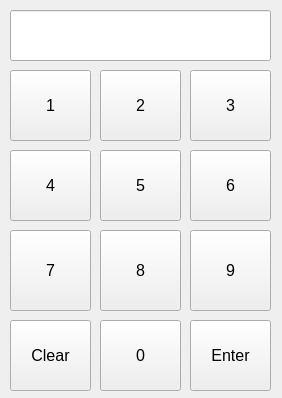
<?xml version="1.0" encoding="UTF-8"?>
<ui version="4.0">
 <class>Form</class>
 <widget class="QWidget" name="Form">
  <property name="geometry">
   <rect>
    <x>0</x>
    <y>0</y>
    <width>282</width>
    <height>398</height>
   </rect>
  </property>
  <property name="windowTitle">
   <string>Number Pad</string>
  </property>
  <widget class="QPushButton" name="pb1">
   <property name="geometry">
    <rect>
     <x>10</x>
     <y>70</y>
     <width>81</width>
     <height>71</height>
    </rect>
   </property>
   <property name="font">
    <font>
     <pointsize>12</pointsize>
    </font>
   </property>
   <property name="text">
    <string>1</string>
   </property>
  </widget>
  <widget class="QPushButton" name="pb9">
   <property name="geometry">
    <rect>
     <x>190</x>
     <y>230</y>
     <width>81</width>
     <height>81</height>
    </rect>
   </property>
   <property name="font">
    <font>
     <pointsize>12</pointsize>
    </font>
   </property>
   <property name="text">
    <string>9</string>
   </property>
  </widget>
  <widget class="QPushButton" name="pb7">
   <property name="geometry">
    <rect>
     <x>10</x>
     <y>230</y>
     <width>81</width>
     <height>81</height>
    </rect>
   </property>
   <property name="font">
    <font>
     <pointsize>12</pointsize>
    </font>
   </property>
   <property name="text">
    <string>7</string>
   </property>
  </widget>
  <widget class="QPushButton" name="pb4">
   <property name="geometry">
    <rect>
     <x>10</x>
     <y>150</y>
     <width>81</width>
     <height>71</height>
    </rect>
   </property>
   <property name="font">
    <font>
     <pointsize>12</pointsize>
    </font>
   </property>
   <property name="text">
    <string>4</string>
   </property>
  </widget>
  <widget class="QPushButton" name="pb8">
   <property name="geometry">
    <rect>
     <x>100</x>
     <y>230</y>
     <width>81</width>
     <height>81</height>
    </rect>
   </property>
   <property name="font">
    <font>
     <pointsize>12</pointsize>
    </font>
   </property>
   <property name="text">
    <string>8</string>
   </property>
  </widget>
  <widget class="QPushButton" name="pb3">
   <property name="geometry">
    <rect>
     <x>190</x>
     <y>70</y>
     <width>81</width>
     <height>71</height>
    </rect>
   </property>
   <property name="font">
    <font>
     <pointsize>12</pointsize>
    </font>
   </property>
   <property name="text">
    <string>3</string>
   </property>
  </widget>
  <widget class="QPushButton" name="pb6">
   <property name="geometry">
    <rect>
     <x>190</x>
     <y>150</y>
     <width>81</width>
     <height>71</height>
    </rect>
   </property>
   <property name="font">
    <font>
     <pointsize>12</pointsize>
    </font>
   </property>
   <property name="text">
    <string>6</string>
   </property>
  </widget>
  <widget class="QPushButton" name="pb2">
   <property name="geometry">
    <rect>
     <x>100</x>
     <y>70</y>
     <width>81</width>
     <height>71</height>
    </rect>
   </property>
   <property name="font">
    <font>
     <pointsize>12</pointsize>
    </font>
   </property>
   <property name="text">
    <string>2</string>
   </property>
  </widget>
  <widget class="QPushButton" name="pb0">
   <property name="geometry">
    <rect>
     <x>100</x>
     <y>320</y>
     <width>81</width>
     <height>71</height>
    </rect>
   </property>
   <property name="font">
    <font>
     <pointsize>12</pointsize>
    </font>
   </property>
   <property name="text">
    <string>0</string>
   </property>
  </widget>
  <widget class="QPushButton" name="pbEnter">
   <property name="geometry">
    <rect>
     <x>190</x>
     <y>320</y>
     <width>81</width>
     <height>71</height>
    </rect>
   </property>
   <property name="font">
    <font>
     <pointsize>12</pointsize>
    </font>
   </property>
   <property name="text">
    <string>Enter</string>
   </property>
  </widget>
  <widget class="QPushButton" name="pb5">
   <property name="geometry">
    <rect>
     <x>100</x>
     <y>150</y>
     <width>81</width>
     <height>71</height>
    </rect>
   </property>
   <property name="font">
    <font>
     <pointsize>12</pointsize>
    </font>
   </property>
   <property name="text">
    <string>5</string>
   </property>
  </widget>
  <widget class="QPushButton" name="pbClear">
   <property name="geometry">
    <rect>
     <x>10</x>
     <y>320</y>
     <width>81</width>
     <height>71</height>
    </rect>
   </property>
   <property name="font">
    <font>
     <pointsize>12</pointsize>
    </font>
   </property>
   <property name="text">
    <string>Clear</string>
   </property>
  </widget>
  <widget class="QLineEdit" name="edValue">
   <property name="geometry">
    <rect>
     <x>10</x>
     <y>10</y>
     <width>261</width>
     <height>51</height>
    </rect>
   </property>
   <property name="font">
    <font>
     <pointsize>12</pointsize>
    </font>
   </property>
  </widget>
 </widget>
 <resources/>
 <connections/>
</ui>
